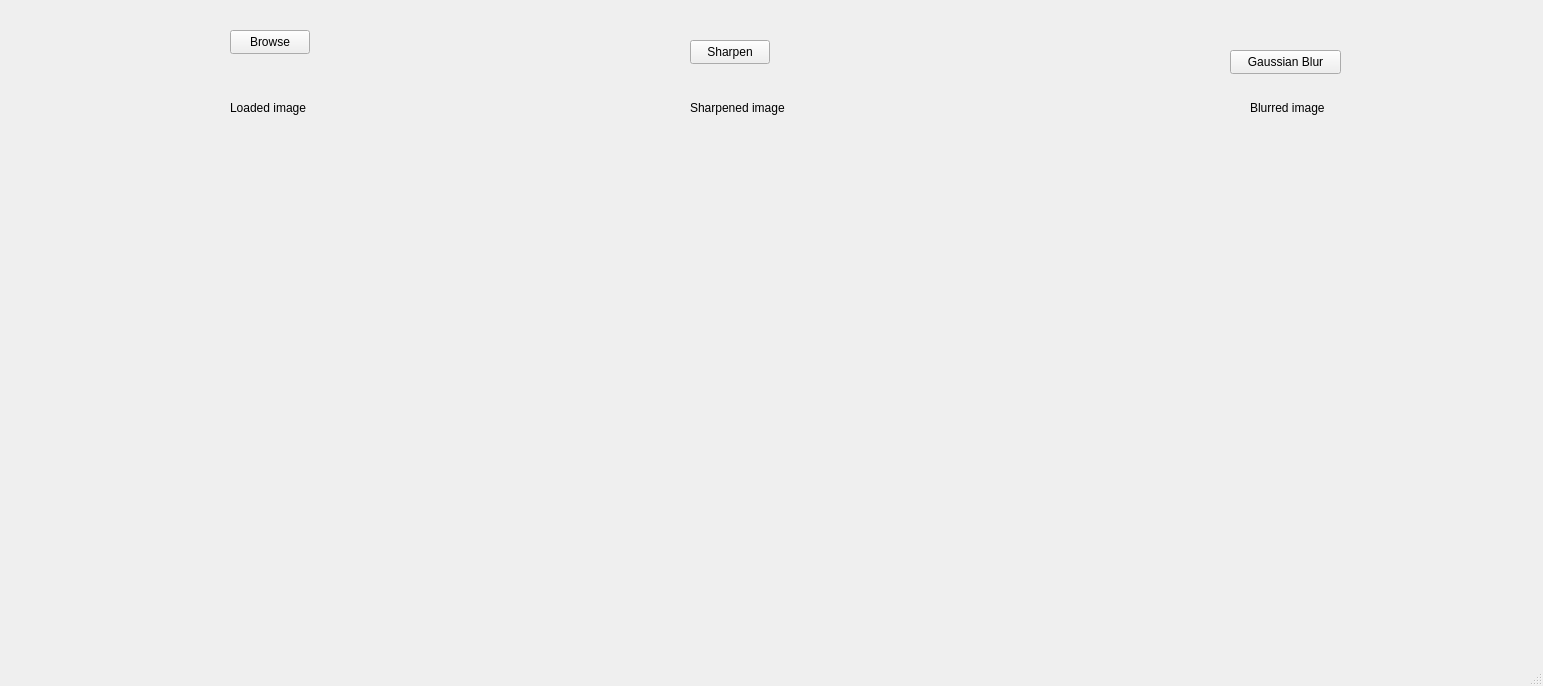
<?xml version="1.0" encoding="UTF-8"?>
<ui version="4.0">
 <class>MainWindow</class>
 <widget class="QMainWindow" name="MainWindow">
  <property name="geometry">
   <rect>
    <x>0</x>
    <y>0</y>
    <width>1543</width>
    <height>686</height>
   </rect>
  </property>
  <property name="windowTitle">
   <string>MainWindow</string>
  </property>
  <widget class="QWidget" name="centralwidget">
   <widget class="QPushButton" name="pushButton">
    <property name="geometry">
     <rect>
      <x>230</x>
      <y>30</y>
      <width>80</width>
      <height>24</height>
     </rect>
    </property>
    <property name="text">
     <string>Browse</string>
    </property>
   </widget>
   <widget class="QLabel" name="label">
    <property name="geometry">
     <rect>
      <x>230</x>
      <y>100</y>
      <width>111</width>
      <height>16</height>
     </rect>
    </property>
    <property name="text">
     <string>Loaded image</string>
    </property>
   </widget>
   <widget class="QLabel" name="label_loaded">
    <property name="geometry">
     <rect>
      <x>40</x>
      <y>120</y>
      <width>441</width>
      <height>401</height>
     </rect>
    </property>
    <property name="text">
     <string/>
    </property>
   </widget>
   <widget class="QPushButton" name="pushButton_2">
    <property name="geometry">
     <rect>
      <x>1230</x>
      <y>50</y>
      <width>111</width>
      <height>24</height>
     </rect>
    </property>
    <property name="text">
     <string>Gaussian Blur</string>
    </property>
   </widget>
   <widget class="QLabel" name="label_sharpen">
    <property name="geometry">
     <rect>
      <x>550</x>
      <y>120</y>
      <width>441</width>
      <height>401</height>
     </rect>
    </property>
    <property name="text">
     <string/>
    </property>
   </widget>
   <widget class="QLabel" name="label_4">
    <property name="geometry">
     <rect>
      <x>690</x>
      <y>100</y>
      <width>101</width>
      <height>16</height>
     </rect>
    </property>
    <property name="text">
     <string>Sharpened image</string>
    </property>
   </widget>
   <widget class="QLabel" name="label_5">
    <property name="geometry">
     <rect>
      <x>1250</x>
      <y>100</y>
      <width>111</width>
      <height>16</height>
     </rect>
    </property>
    <property name="text">
     <string>Blurred image</string>
    </property>
   </widget>
   <widget class="QPushButton" name="pushButton_3">
    <property name="geometry">
     <rect>
      <x>690</x>
      <y>40</y>
      <width>80</width>
      <height>24</height>
     </rect>
    </property>
    <property name="text">
     <string>Sharpen</string>
    </property>
   </widget>
   <widget class="QLabel" name="label_blur">
    <property name="geometry">
     <rect>
      <x>1050</x>
      <y>120</y>
      <width>441</width>
      <height>401</height>
     </rect>
    </property>
    <property name="text">
     <string/>
    </property>
   </widget>
  </widget>
  <widget class="QMenuBar" name="menubar">
   <property name="geometry">
    <rect>
     <x>0</x>
     <y>0</y>
     <width>1543</width>
     <height>21</height>
    </rect>
   </property>
  </widget>
  <widget class="QStatusBar" name="statusbar"/>
 </widget>
 <resources/>
 <connections/>
</ui>
